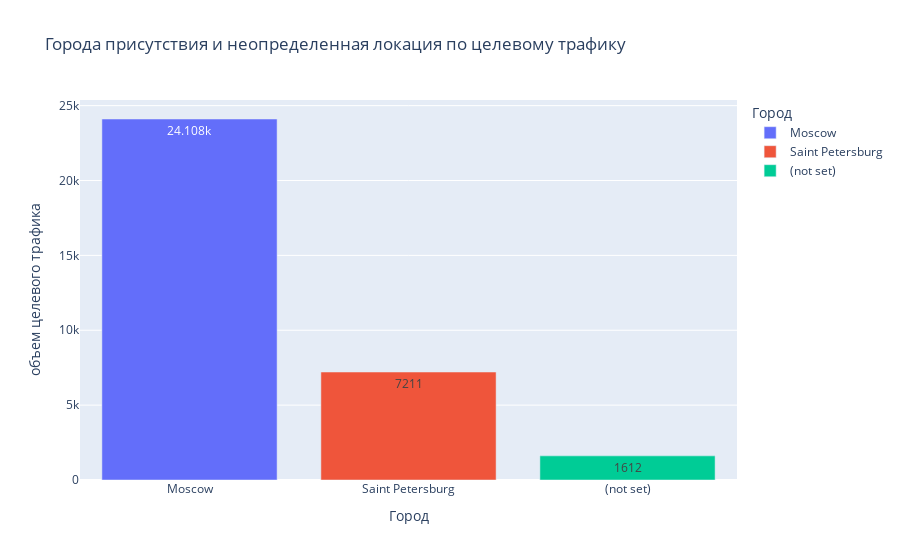

The notebook cell saved with this chart:
### Code cell
# Города присутствия и неопределенная локация по целевому трафику 
fig = px.bar(top3_target_city, x="geo_city", y="target", color="geo_city",
             orientation="v", hover_name="geo_city",
             hover_data=['geo_city', 'target'],
             labels={'geo_city': 'Город', 'target': 'объем целевого трафика'},
             title="Города присутствия и неопределенная локация по целевому трафику",
             text_auto=True
             )
fig.show()

### Figure 1 — Plotly figure (JSON) as saved in the notebook; plotly's stock layout.template omitted (floating-point values rounded to 4 significant figures)
{"data": [{"alignmentgroup": "True", "hovertemplate": "<b>%{hovertext}</b><br><br>Город=%{x}<br>объем целевого трафика=%{y}<extra></extra>", "hovertext": ["Moscow"], "legendgroup": "Moscow", "marker": {"color": "#636efa", "pattern": {"shape": ""}}, "name": "Moscow", "offsetgroup": "Moscow", "orientation": "v", "showlegend": true, "textposition": "auto", "texttemplate": "%{y}", "type": "bar", "x": ["Moscow"], "xaxis": "x", "y": [24108], "yaxis": "y"}, {"alignmentgroup": "True", "hovertemplate": "<b>%{hovertext}</b><br><br>Город=%{x}<br>объем целевого трафика=%{y}<extra></extra>", "hovertext": ["Saint Petersburg"], "legendgroup": "Saint Petersburg", "marker": {"color": "#EF553B", "pattern": {"shape": ""}}, "name": "Saint Petersburg", "offsetgroup": "Saint Petersburg", "orientation": "v", "showlegend": true, "textposition": "auto", "texttemplate": "%{y}", "type": "bar", "x": ["Saint Petersburg"], "xaxis": "x", "y": [7211], "yaxis": "y"}, {"alignmentgroup": "True", "hovertemplate": "<b>%{hovertext}</b><br><br>Город=%{x}<br>объем целевого трафика=%{y}<extra></extra>", "hovertext": ["(not set)"], "legendgroup": "(not set)", "marker": {"color": "#00cc96", "pattern": {"shape": ""}}, "name": "(not set)", "offsetgroup": "(not set)", "orientation": "v", "showlegend": true, "textposition": "auto", "texttemplate": "%{y}", "type": "bar", "x": ["(not set)"], "xaxis": "x", "y": [1612], "yaxis": "y"}], "layout": {"barmode": "relative", "legend": {"title": {"text": "Город"}, "tracegroupgap": 0}, "title": {"text": "Города присутствия и неопределенная локация по целевому трафику"}, "xaxis": {"anchor": "y", "categoryarray": ["Moscow", "Saint Petersburg", "(not set)"], "categoryorder": "array", "domain": [0, 1], "title": {"text": "Город"}}, "yaxis": {"anchor": "x", "domain": [0, 1], "title": {"text": "объем целевого трафика"}}}}
